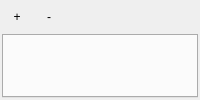
      <widget class="QWidget" name="map">
       <attribute name="title">
        <string>Map</string>
       </attribute>
       <layout class="QVBoxLayout" name="verticalLayout_2" stretch="0,0">
        <property name="spacing">
         <number>2</number>
        </property>
        <property name="leftMargin">
         <number>2</number>
        </property>
        <property name="topMargin">
         <number>2</number>
        </property>
        <property name="rightMargin">
         <number>2</number>
        </property>
        <property name="bottomMargin">
         <number>2</number>
        </property>
        <item>
         <layout class="QHBoxLayout" name="horizontalLayout_14" stretch="0,0,1">
          <property name="sizeConstraint">
           <enum>QLayout::SetDefaultConstraint</enum>
          </property>
          <item>
           <widget class="QToolButton" name="addToMap_btn">
            <property name="sizePolicy">
             <sizepolicy hsizetype="Fixed" vsizetype="Preferred">
              <horstretch>0</horstretch>
              <verstretch>0</verstretch>
             </sizepolicy>
            </property>
            <property name="minimumSize">
             <size>
              <width>30</width>
              <height>30</height>
             </size>
            </property>
            <property name="text">
             <string>+</string>
            </property>
            <property name="checkable">
             <bool>false</bool>
            </property>
            <property name="popupMode">
             <enum>QToolButton::InstantPopup</enum>
            </property>
            <property name="toolButtonStyle">
             <enum>Qt::ToolButtonIconOnly</enum>
            </property>
            <property name="autoRaise">
             <bool>true</bool>
            </property>
           </widget>
          </item>
          <item>
           <widget class="QToolButton" name="removeFromMap_btn">
            <property name="sizePolicy">
             <sizepolicy hsizetype="Fixed" vsizetype="Preferred">
              <horstretch>0</horstretch>
              <verstretch>0</verstretch>
             </sizepolicy>
            </property>
            <property name="minimumSize">
             <size>
              <width>30</width>
              <height>30</height>
             </size>
            </property>
            <property name="text">
             <string>-</string>
            </property>
            <property name="checkable">
             <bool>false</bool>
            </property>
            <property name="popupMode">
             <enum>QToolButton::InstantPopup</enum>
            </property>
            <property name="toolButtonStyle">
             <enum>Qt::ToolButtonIconOnly</enum>
            </property>
            <property name="autoRaise">
             <bool>true</bool>
            </property>
           </widget>
          </item>
          <item>
           <spacer name="horizontalSpacer_8">
            <property name="orientation">
             <enum>Qt::Horizontal</enum>
            </property>
            <property name="sizeType">
             <enum>QSizePolicy::Preferred</enum>
            </property>
            <property name="sizeHint" stdset="0">
             <size>
              <width>0</width>
              <height>20</height>
             </size>
            </property>
           </spacer>
          </item>
         </layout>
        </item>
        <item>
         <widget class="QTabWidget" name="connections_tabWidget">
          <property name="currentIndex">
           <number>-1</number>
          </property>
          <property name="tabsClosable">
           <bool>false</bool>
          </property>
         </widget>
        </item>
       </layout>
      </widget>
